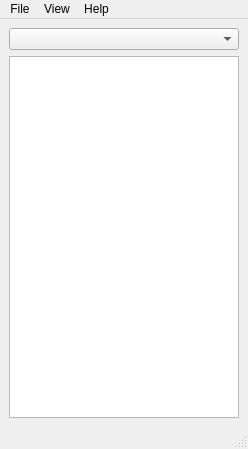
<?xml version="1.0" encoding="UTF-8"?>
<ui version="4.0">
 <class>MainWindow</class>
 <widget class="QMainWindow" name="MainWindow">
  <property name="geometry">
   <rect>
    <x>0</x>
    <y>0</y>
    <width>248</width>
    <height>449</height>
   </rect>
  </property>
  <property name="windowTitle">
   <string>Schneeflocke</string>
  </property>
  <property name="locale">
   <locale language="English" country="UnitedStates"/>
  </property>
  <widget class="QWidget" name="centralwidget">
   <layout class="QGridLayout" name="gridLayout">
    <item row="0" column="0" colspan="2">
     <widget class="QComboBox" name="stateBox"/>
    </item>
    <item row="1" column="0" colspan="2">
     <widget class="QTreeView" name="treeView"/>
    </item>
   </layout>
  </widget>
  <widget class="QStatusBar" name="statusbar"/>
  <widget class="QMenuBar" name="menuBar">
   <property name="geometry">
    <rect>
     <x>0</x>
     <y>0</y>
     <width>248</width>
     <height>25</height>
    </rect>
   </property>
   <widget class="QMenu" name="menuFile">
    <property name="title">
     <string>File</string>
    </property>
    <addaction name="actionShare"/>
    <addaction name="actionAddUser"/>
    <addaction name="separator"/>
    <addaction name="actionQuit"/>
   </widget>
   <widget class="QMenu" name="menuView">
    <property name="title">
     <string>View</string>
    </property>
    <addaction name="actionTransfers"/>
    <addaction name="actionConnections"/>
    <addaction name="separator"/>
    <addaction name="actionSettings"/>
   </widget>
   <widget class="QMenu" name="menuHelp">
    <property name="title">
     <string>Help</string>
    </property>
    <addaction name="actionOpen_Website"/>
    <addaction name="separator"/>
    <addaction name="actionAbout"/>
   </widget>
   <addaction name="menuFile"/>
   <addaction name="menuView"/>
   <addaction name="menuHelp"/>
  </widget>
  <action name="actionShare">
   <property name="text">
    <string>Share...</string>
   </property>
  </action>
  <action name="actionAddUser">
   <property name="text">
    <string>Add Contact</string>
   </property>
  </action>
  <action name="actionQuit">
   <property name="text">
    <string>Quit</string>
   </property>
  </action>
  <action name="actionTransfers">
   <property name="text">
    <string>Transfers...</string>
   </property>
  </action>
  <action name="actionConnections">
   <property name="text">
    <string>Connections...</string>
   </property>
  </action>
  <action name="actionAbout">
   <property name="text">
    <string>About</string>
   </property>
  </action>
  <action name="actionOpen_Website">
   <property name="text">
    <string>Open Website</string>
   </property>
  </action>
  <action name="actionSettings">
   <property name="text">
    <string>Settings...</string>
   </property>
  </action>
 </widget>
 <resources/>
 <connections/>
</ui>
